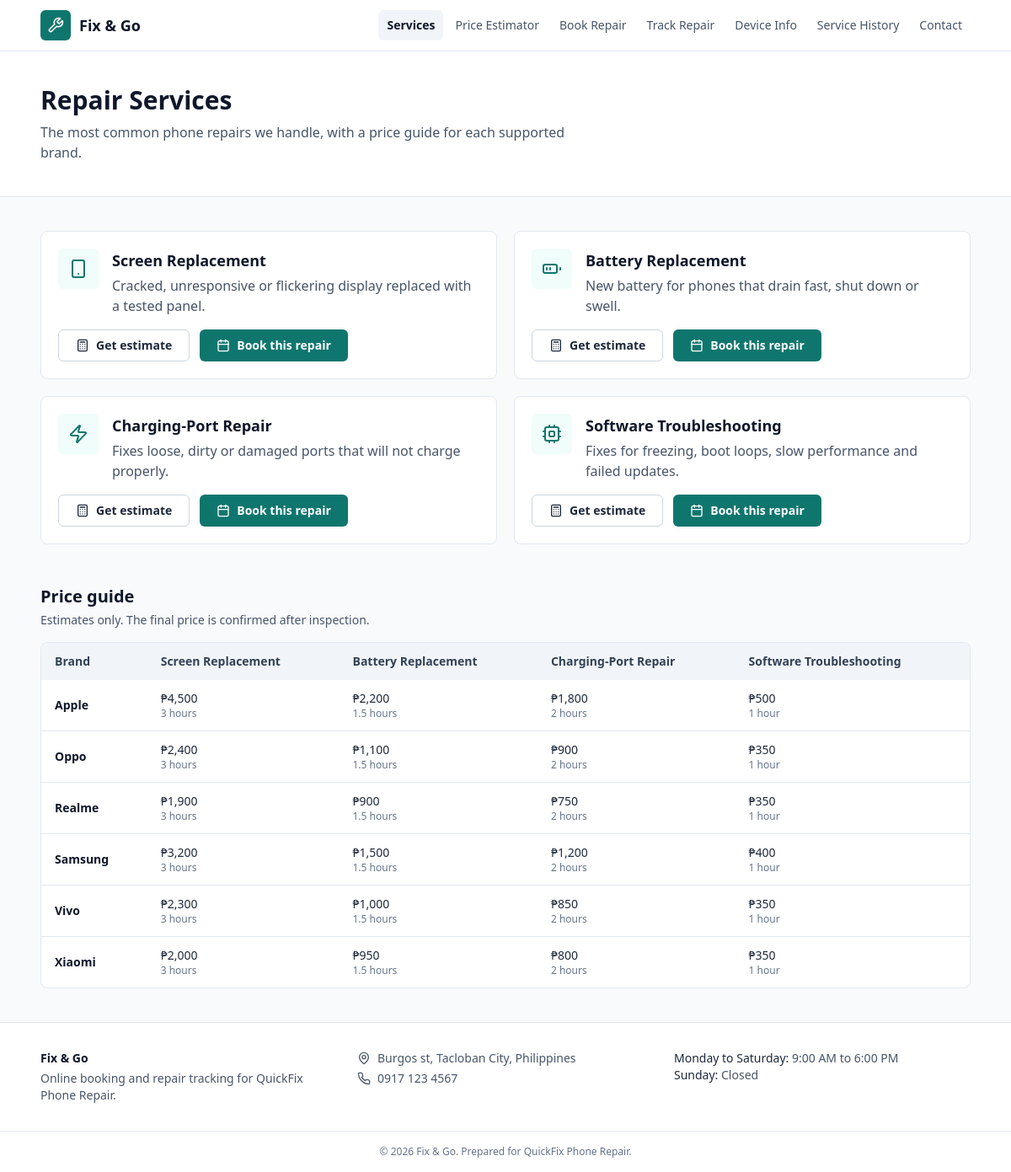
/services.php, run on the app's committed database.
### tables this page shows
CREATE TABLE `services` (
  `id` int(11) NOT NULL,
  `name` varchar(80) NOT NULL,
  `description` varchar(255) NOT NULL,
  `icon` varchar(30) NOT NULL
);

CREATE TABLE `brands` (
  `id` int(11) NOT NULL,
  `name` varchar(50) NOT NULL
);

CREATE TABLE `prices` (
  `id` int(11) NOT NULL,
  `brand_id` int(11) NOT NULL,
  `service_id` int(11) NOT NULL,
  `price` decimal(10,2) NOT NULL,
  `est_hours` decimal(4,1) NOT NULL
);

### services.php (the view)
<?php
require __DIR__ . '/config.php';
$pageTitle = 'Repair Services'; $active = 'services';
$db = db();
$services = $db->query('SELECT * FROM services ORDER BY id')->fetchAll();
$brands = $db->query('SELECT * FROM brands ORDER BY name')->fetchAll();
$m = [];
foreach ($db->query('SELECT brand_id, service_id, price, est_hours FROM prices') as $r) { $m[$r['brand_id']][$r['service_id']] = $r; }
require __DIR__ . '/includes/header.php';
echo pageHead('Repair Services', 'The most common phone repairs we handle, with a price guide for each supported brand.');
?>
<section class="mx-auto max-w-6xl px-4 py-10 sm:px-6">
  <div class="grid gap-5 md:grid-cols-2">
    <?php foreach ($services as $s): ?>
      <article class="<?= CARD ?>">
        <div class="flex items-start gap-4">
          <span class="flex h-12 w-12 shrink-0 items-center justify-center rounded-md bg-teal-50 text-teal-700"><?= icon($s['icon'], 'h-6 w-6') ?></span>
          <div>
            <h2 class="text-lg font-bold text-slate-900"><?= e($s['name']) ?></h2>
            <p class="mt-1 text-slate-600"><?= e($s['description']) ?></p>
          </div>
        </div>
        <div class="mt-4 flex flex-wrap gap-3">
          <a href="estimator.php?service=<?= (int)$s['id'] ?>" class="<?= BTN2 ?> !py-2 text-sm"><?= icon('calc', 'h-4 w-4') ?>Get estimate</a>
          <a href="appointment.php?service=<?= (int)$s['id'] ?>" class="<?= BTN ?> !py-2 text-sm"><?= icon('calendar', 'h-4 w-4') ?>Book this repair</a>
        </div>
      </article>
    <?php endforeach; ?>
  </div>
  <h2 class="mt-12 text-xl font-bold text-slate-900">Price guide</h2>
  <p class="mt-1 text-sm text-slate-600">Estimates only. The final price is confirmed after inspection.</p>
  <div class="mt-4 overflow-x-auto rounded-lg border border-slate-200 bg-white">
    <table class="w-full min-w-[640px] text-left text-sm">
      <thead class="bg-slate-100 text-slate-700">
        <tr><th class="px-4 py-3 font-semibold">Brand</th><?php foreach ($services as $s): ?><th class="px-4 py-3 font-semibold"><?= e($s['name']) ?></th><?php endforeach; ?></tr>
      </thead>
      <tbody class="divide-y divide-slate-200">
        <?php foreach ($brands as $b): ?>
          <tr>
            <th class="px-4 py-3 font-semibold text-slate-900"><?= e($b['name']) ?></th>
            <?php foreach ($services as $s): $c = $m[$b['id']][$s['id']] ?? null; ?>
              <td class="px-4 py-3"><?= $c ? peso($c['price']) . '<span class="block text-xs text-slate-500">' . hoursLabel($c['est_hours']) . '</span>' : 'N/A' ?></td>
            <?php endforeach; ?>
          </tr>
        <?php endforeach; ?>
      </tbody>
    </table>
  </div>
</section>
<?php require __DIR__ . '/includes/footer.php'; ?>

### header.php (shortened to what this page needs)
<?php
$active = $active ?? '';
$nav = [
    'services'    => ['Services', 'services.php'],
    'estimator'   => ['Price Estimator', 'estimator.php'],
    'appointment' => ['Book Repair', 'appointment.php'],
    'track'       => ['Track Repair', 'track.php'],
    'device'      => ['Device Info', 'device.php'],
    'history'     => ['Service History', 'history.php'],
    'contact'     => ['Contact', 'contact.php'],
];
?><!DOCTYPE html>
<html lang="en">
<head>
<script src="https://cdn.tailwindcss.com"></script>
</head>
<body class="flex min-h-screen flex-col bg-slate-50 text-slate-800 antialiased">
<header class="sticky top-0 z-40 border-b border-slate-200 bg-white">
  <div class="mx-auto flex max-w-6xl items-center justify-between px-4 py-3 sm:px-6">
    <a href="index.php" class="flex items-center gap-2.5">
      <span class="flex h-9 w-9 items-center justify-center rounded-md bg-teal-700 text-white"><?= icon('wrench', 'h-5 w-5') ?></span>
      <span class="text-lg font-bold text-slate-900">Fix &amp; Go</span>
    </a>
    <nav class="hidden items-center gap-1 lg:flex" aria-label="Main">
      <?php foreach ($nav as $k => [$label, $url]): ?>
        <a href="<?= $url ?>" class="rounded-md px-2.5 py-2 text-sm <?= $active === $k ? 'bg-slate-100 font-semibold text-slate-900' : 'text-slate-600 hover:bg-slate-100 hover:text-slate-900' ?>"><?= $label ?></a>
      <?php endforeach; ?>
    </nav>
  </div>
</header>
<main class="flex-1">

### config.php (shortened to what this page needs)
<?php
function e($v): string { return htmlspecialchars((string)$v, ENT_QUOTES, 'UTF-8'); }
function peso($n): string { $n = (float)$n; return '₱' . number_format($n, floor($n) == $n ? 0 : 2); }
function hoursLabel($h): string { $h = (float)$h; return rtrim(rtrim(number_format($h, 1), '0'), '.') . ($h == 1.0 ? ' hour' : ' hours'); }
function pageHead(string $title, string $desc): string {
    return '<section class="border-b border-slate-200 bg-white"><div class="mx-auto max-w-6xl px-4 py-8 sm:px-6 sm:py-10"><h1 class="text-2xl font-bold text-slate-900 sm:text-3xl">'
        . e($title) . '</h1><p class="mt-2 max-w-2xl text-slate-600">' . e($desc) . '</p></div></section>';
}
function icon(string $n, string $c = 'h-5 w-5'): string {
    return '<svg class="' . $c . ' shrink-0" xmlns="http://www.w3.org/2000/svg" viewBox="0 0 24 24" fill="none" stroke="currentColor" stroke-width="2" stroke-linecap="round" stroke-linejoin="round" aria-hidden="true">' . ($p[$n] ?? '') . '</svg>';
}

### footer.php (shortened to what this page needs)
</main>
<footer class="border-t border-slate-200 bg-white">
  <div class="mx-auto grid max-w-6xl gap-6 px-4 py-8 text-sm text-slate-600 sm:px-6 md:grid-cols-3">
    <div>
      <p class="font-bold text-slate-900">Fix &amp; Go</p>
      <p class="mt-1">Online booking and repair tracking for <?= e(SHOP['name']) ?>.</p>
    </div>
    <div class="space-y-1">
      <p class="flex items-center gap-2"><?= icon('pin', 'h-4 w-4') ?><?= e(SHOP['address']) ?></p>
      <p class="flex items-center gap-2"><?= icon('phone', 'h-4 w-4') ?><?= e(SHOP['phone']) ?></p>
    </div>
    <div>
      <?php foreach (SHOP['hours'] as [$d, $h]): ?><p><span class="font-medium text-slate-800"><?= e($d) ?>:</span> <?= e($h) ?></p><?php endforeach; ?>
    </div>
  </div>
  <p class="border-t border-slate-200 py-4 text-center text-xs text-slate-500">&copy; <?= date('Y') ?> Fix &amp; Go. Prepared for <?= e(SHOP['name']) ?>.</p>
</footer>
</body>
</html>

### data on the page
services: name "Screen Replacement", description "Cracked, unresponsive or flickering display replaced with a tested panel."
services: name "Battery Replacement", description "New battery for phones that drain fast, shut down or swell."
services: name "Charging-Port Repair", description "Fixes loose, dirty or damaged ports that will not charge properly."
services: name "Software Troubleshooting", description "Fixes for freezing, boot loops, slow performance and failed updates."
brands: name "Apple", id.price "₱4,500", id.est_hours "3 hours", id.price "₱2,200", id.est_hours "1.5 hours", id.price "₱1,800", id.est_hours "2 hours", id.price "₱500", id.est_hours "1 hour"
brands: name "Oppo", id.price "₱2,400", id.est_hours "3 hours", id.price "₱1,100", id.est_hours "1.5 hours", id.price "₱900", id.est_hours "2 hours", id.price "₱350", id.est_hours "1 hour"
brands: name "Realme", id.price "₱1,900", id.est_hours "3 hours", id.price "₱900", id.est_hours "1.5 hours", id.price "₱750", id.est_hours "2 hours", id.price "₱350", id.est_hours "1 hour"
brands: name "Samsung", id.price "₱3,200", id.est_hours "3 hours", id.price "₱1,500", id.est_hours "1.5 hours", id.price "₱1,200", id.est_hours "2 hours", id.price "₱400", id.est_hours "1 hour"
brands: name "Vivo", id.price "₱2,300", id.est_hours "3 hours", id.price "₱1,000", id.est_hours "1.5 hours", id.price "₱850", id.est_hours "2 hours", id.price "₱350", id.est_hours "1 hour"
brands: name "Xiaomi", id.price "₱2,000", id.est_hours "3 hours", id.price "₱950", id.est_hours "1.5 hours", id.price "₱800", id.est_hours "2 hours", id.price "₱350", id.est_hours "1 hour"

### other printed values
$label "Services"
$label "Price Estimator"
$label "Book Repair"
$label "Track Repair"
$label "Device Info"
$label "Service History"
$label "Contact"
$title "Repair Services"
$desc "The most common phone repairs we handle, with a price guide for each supported brand."
SHOP['name'] "QuickFix Phone Repair"
SHOP['address'] "Burgos st, Tacloban City, Philippines"
SHOP['phone'] "0917 123 4567"
$d "Monday to Saturday"
$h "9:00 AM to 6:00 PM"
$d "Sunday"
